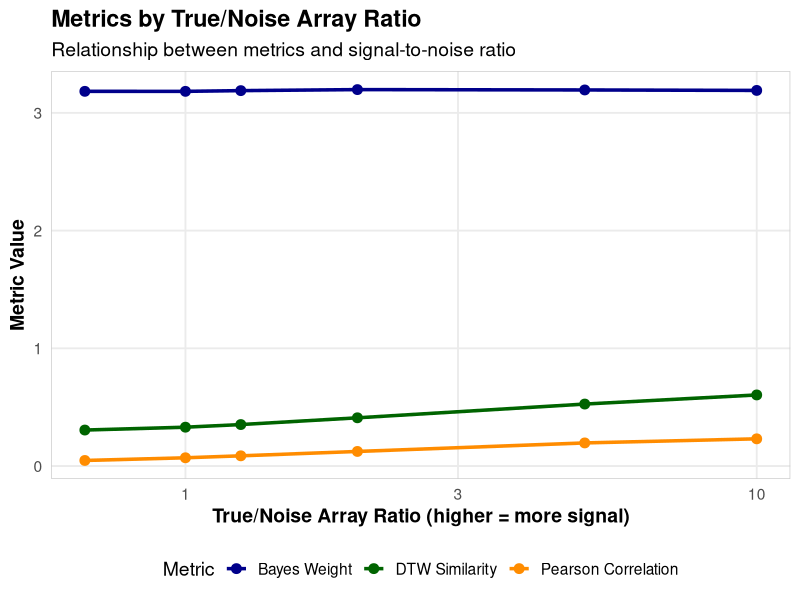
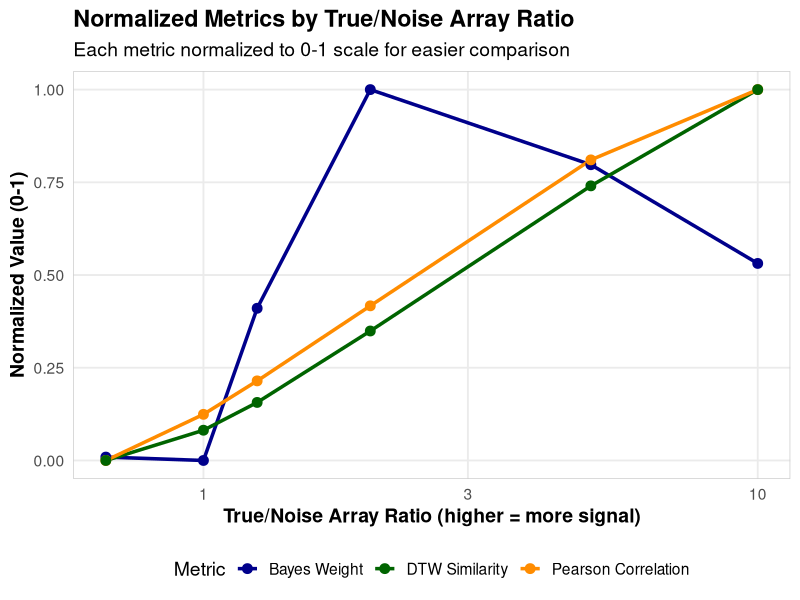

Reproduce these figures in R, in order.
# Script to plot metrics against true_noise_ratio
# --------------------------------------------------------

# Load required libraries
library(ggplot2)
library(dplyr)
library(tidyr)

# Create output directory
dir.create("results/trajectory", recursive = TRUE, showWarnings = FALSE)

# Function to create the plot
plot_metrics_by_noise_ratio <- function(data, output_file = NULL) {
  # Reshape the data from wide to long format for plotting
  long_data <- data %>%
    select(n_noise_arrays, true_noise_ratio, 
           mean_bayes_weight, mean_pearson_cor, mean_dtw_sim) %>%
    pivot_longer(
      cols = c(mean_bayes_weight, mean_pearson_cor, mean_dtw_sim),
      names_to = "metric",
      values_to = "value"
    ) %>%
    # Make metric names more readable
    mutate(
      metric_name = case_when(
        metric == "mean_bayes_weight" ~ "Bayes Weight",
        metric == "mean_pearson_cor" ~ "Pearson Correlation",
        metric == "mean_dtw_sim" ~ "DTW Similarity"
      )
    )
  
  # Create the line plot
  p <- ggplot(long_data, aes(x = true_noise_ratio, y = value, color = metric_name)) +
    # Add lines
    geom_line(size = 1.2) +
    # Add points at each data point
    geom_point(size = 3) +
    # Add labels
    labs(
      title = "Metrics by True/Noise Array Ratio",
      subtitle = "Relationship between metrics and signal-to-noise ratio",
      x = "True/Noise Array Ratio (higher = more signal)",
      y = "Metric Value",
      color = "Metric"
    ) +
    # Use a logarithmic scale for x-axis since ratios can span wide range
    scale_x_log10() +
    # Custom theme
    theme_minimal(base_size = 14) +
    theme(
      legend.position = "bottom",
      panel.grid.minor = element_blank(),
      panel.border = element_rect(color = "grey80", fill = NA, size = 0.5),
      plot.title = element_text(face = "bold"),
      axis.title = element_text(face = "bold")
    ) +
    # Set custom colors
    scale_color_manual(values = c(
      "Bayes Weight" = "darkblue",
      "Pearson Correlation" = "darkorange",
      "DTW Similarity" = "darkgreen"
    ))
  
  # Because the metrics have very different scales, we might want to create
  # a normalized version where each metric is scaled to 0-1 range
  
  # Normalize the data
  normalized_data <- data %>%
    select(n_noise_arrays, true_noise_ratio, 
           mean_bayes_weight, mean_pearson_cor, mean_dtw_sim) %>%
    mutate(
      norm_bayes = (mean_bayes_weight - min(mean_bayes_weight)) / 
                  (max(mean_bayes_weight) - min(mean_bayes_weight)),
      norm_pearson = (mean_pearson_cor - min(mean_pearson_cor)) / 
                     (max(mean_pearson_cor) - min(mean_pearson_cor)),
      norm_dtw = (mean_dtw_sim - min(mean_dtw_sim)) / 
                (max(mean_dtw_sim) - min(mean_dtw_sim))
    ) %>%
    pivot_longer(
      cols = c(norm_bayes, norm_pearson, norm_dtw),
      names_to = "metric",
      values_to = "normalized_value"
    ) %>%
    # Make metric names more readable
    mutate(
      metric_name = case_when(
        metric == "norm_bayes" ~ "Bayes Weight",
        metric == "norm_pearson" ~ "Pearson Correlation",
        metric == "norm_dtw" ~ "DTW Similarity"
      )
    )
  
  # Create the normalized plot
  p_norm <- ggplot(normalized_data, 
                  aes(x = true_noise_ratio, y = normalized_value, color = metric_name)) +
    # Add lines
    geom_line(size = 1.2) +
    # Add points at each data point
    geom_point(size = 3) +
    # Add labels
    labs(
      title = "Normalized Metrics by True/Noise Array Ratio",
      subtitle = "Each metric normalized to 0-1 scale for easier comparison",
      x = "True/Noise Array Ratio (higher = more signal)",
      y = "Normalized Value (0-1)",
      color = "Metric"
    ) +
    # Use a logarithmic scale for x-axis
    scale_x_log10() +
    # Custom theme
    theme_minimal(base_size = 14) +
    theme(
      legend.position = "bottom",
      panel.grid.minor = element_blank(),
      panel.border = element_rect(color = "grey80", fill = NA, size = 0.5),
      plot.title = element_text(face = "bold"),
      axis.title = element_text(face = "bold")
    ) +
    # Set custom colors
    scale_color_manual(values = c(
      "Bayes Weight" = "darkblue",
      "Pearson Correlation" = "darkorange",
      "DTW Similarity" = "darkgreen"
    ))
  
  # Save the plots if output file is specified
  if (!is.null(output_file)) {
    # Save the raw values plot
    ggsave(
      paste0(dirname(output_file), "/raw_", basename(output_file)),
      p, width = 10, height = 7
    )
    
    # Save the normalized plot
    ggsave(
      paste0(dirname(output_file), "/norm_", basename(output_file)),
      p_norm, width = 10, height = 7
    )
    
    message(paste("Plots saved to", dirname(output_file)))
  }
  
  # Return both plots
  return(list(raw = p, normalized = p_norm))
}

# Example usage:
# If you have the noise_benchmark_results loaded in your environment:
# plots <- plot_metrics_by_noise_ratio(
#   noise_benchmark_results$summary,
#   "results/trajectory/metrics_by_noise_ratio.pdf"
# )

# Usage with the sample data provided
sample_data <- data.frame(
  n_noise_arrays = c(1, 2, 5, 8, 10, 15),
  true_noise_ratio = c(10.0000000, 5.0000000, 2.0000000, 1.2500000, 1.0000000, 0.6666667),
  mean_bayes_weight = c(3.190578, 3.194538, 3.197551, 3.188779, 3.182674, 3.182810),
  mean_pearson_cor = c(0.23109440, 0.19626046, 0.12391574, 0.08671810, 0.07013007, 0.04726964),
  mean_dtw_sim = c(0.6038562, 0.5264506, 0.4097408, 0.3523004, 0.3299454, 0.3056311),
  weight_true_arrays = c(3.192397, 3.202184, 3.209877, 3.194804, 3.186401, 3.188658),
  weight_noise_arrays = c(3.172386, 3.156308, 3.172899, 3.181248, 3.178947, 3.178911),
  bayes_precision = c(0.9333333, 0.9000000, 0.7000000, 0.6333333, 0.5666667, 0.4333333),
  pearson_truth_cor = c(0.5000000, 0.6477503, 0.8183171, 0.8619942, 0.8671100, 0.8492078),
  dtw_truth_cor = c(0.5000000, 0.6477503, 0.8183171, 0.8619942, 0.8671100, 0.8492078)
)

# Create the plots with the sample data
plots <- plot_metrics_by_noise_ratio(
  sample_data,
  "results/trajectory/metrics_by_noise_ratio.pdf"
)

# Display the plots (works in RStudio or interactive R)
if (interactive()) {
  print(plots$raw)
  print(plots$normalized)
}

cat("Plots created successfully! Check the results/trajectory directory.\n") 